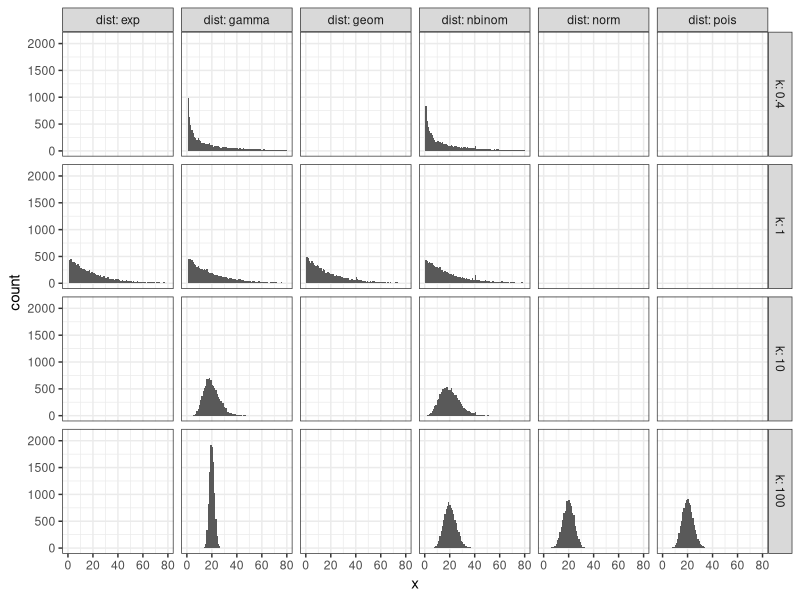

The R script that drew this image:
library(tidyverse)

mu = 20
n = 10000L
k_range = c(0.4, 1, 10, 100)
.df = k_range %>% purrr::map_dfr(~{
    k = .x
    prob = k / (k + mu)
    .tex = tibble(x = rexp(n, 1 / mu), dist = "exp") %>% dplyr::filter(k == 1)
    .tge = tibble(x = rgeom(n, 1 / mu), dist = "geom") %>% dplyr::filter(k == 1)
    .tga = tibble(x = rgamma(n, k, scale = (1 - prob) / prob), dist = "gamma")
    .tnb = tibble(x = rnbinom(n, k, prob), dist = "nbinom")
    .tpo = tibble(x = rpois(n, mu), dist = "pois") %>% dplyr::filter(k == max(k_range))
    .tno = tibble(x = rnorm(n, mu, sqrt(mu)), dist = "norm") %>% dplyr::filter(k == max(k_range))
    dplyr::bind_rows(.tex, .tge, .tga, .tnb, .tpo, .tno) %>%
    dplyr::mutate(k = k)
  }) %>% print()

ggplot(.df, aes(x)) +
  geom_histogram(bins = 81, center = 0) +
  xlim(-0.5, 80.5) +
  facet_grid(k ~ dist, labeller = label_both) +
  theme_bw()
